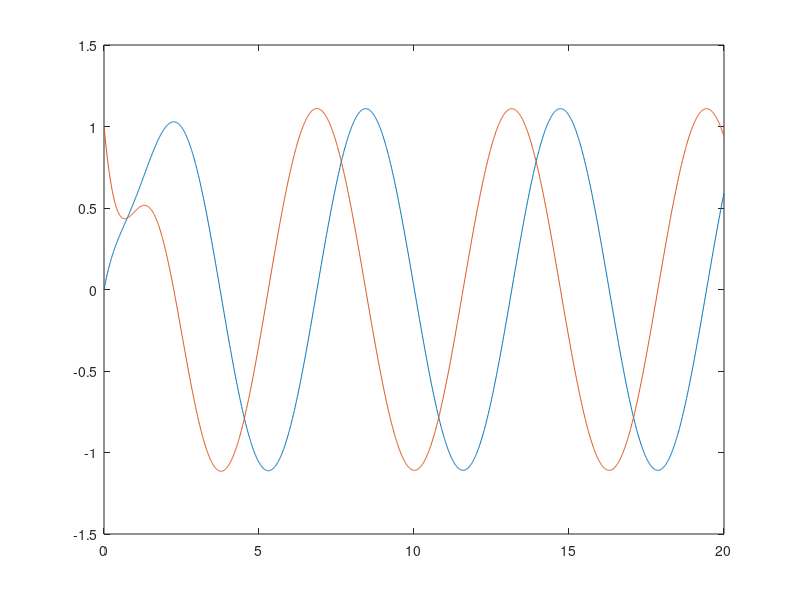

The MATLAB script that drew this image:
A = [0, 1; -4, -2];
B = [0; 4];
C = [1, 0];
D = [0];

% 1. create the sys obj corresponding to the second order system described
sys = ss(A, B, C, D);

% 2. response of the system due to a step input
[Y2, T2, X2] = step(sys);
plot(T2, X2)

% 3. state response to a given initial condition and zero input
x0 = [0; 1];
[Y3, T3, X3] = initial(sys, x0);
plot(T3, X3)

% 4. state response to given initial condition and sinusoidal input
t = 0:0.01:20;
u = sin(t);
[Y4, t, X4] = lsim(sys, u, t, x0);
plot(t, X4)

% 5. transfer function from state space description
[b, a] = ss2tf(A, B, C, D)
% yes, this function returns the correct coefficients as compared to
% the transfer function described in equation 9 of the lab0 document.













